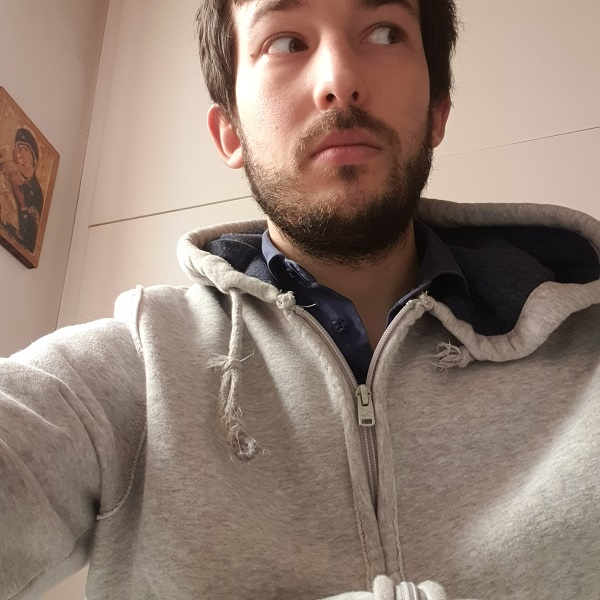
#> input picture iris_position_test_directory/20200429_113638.jpg, 600 x 600 px, given in place of CCTV.mp4, which was not available
$ python mog2.py
#> lines starting #> are read from the running program, lines starting #| are printed output that depends on the picture; pictures that were not available may be replaced by others from this repository, and a replacement may not be noted
import cv2
import numpy as np
from skimage.measure import label, regionprops
import matplotlib.pyplot as plt
from skimage.morphology import skeletonize,remove_small_objects, area_closing

cap = cv2.VideoCapture("CCTV.mp4")

subtractor = cv2.createBackgroundSubtractorMOG2(history=50, varThreshold=10, detectShadows=False)
shadow_number = subtractor.getShadowValue()

while (cap.isOpened()):
    _, frame = cap.read()
#> frame is the input picture: shape (600, 600, 3); mean B, G, R 115.2, 127.1, 146.9

    mask = subtractor.apply(frame)
#> mask: shape (600, 600); every value is 255
    mask = cv2.GaussianBlur(mask, (5, 5), 0)
    mask = np.where(mask == shadow_number, 0, mask)

    clear = remove_small_objects(mask, 256)
    #clear = area_closing(clear, 128)
    clear = np.where(clear , 255, 0)
#> clear: shape (600, 600) int64; every value is 255

    # label image regions
    label_image = label(clear)
#> label_image: shape (600, 600) int64; every value is 1
    for region in regionprops(label_image):
        # take regions with large enough areas
        if region.area >= 100:
            # draw rectangle around segmented coins
            minr, minc, maxr, maxc = region.bbox
            clear[minr, minc:maxc-1] = 127
            clear[minr:maxr-1, minc] = 127
            clear[maxr-1, minc:maxc-1] = 127
            clear[minr:maxr-1, maxc-1] = 127
#> this loop made 1 pass
#> (minr, minc, maxr, maxc) on pass 1: (0, 0, 600, 600)
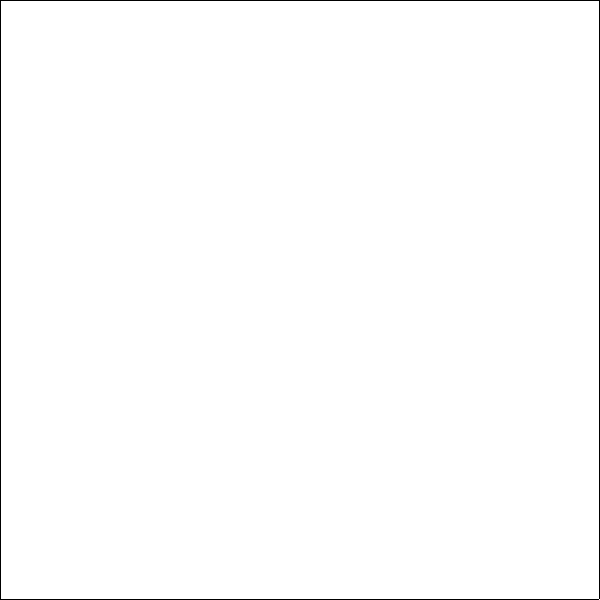
#> clear: shape (600, 600) int64; values 127 (black) and 255 (white), 99.3% white; black in thin lines or dots

    #print(out.shape)
    cv2.imshow("Frame", frame)
    cv2.imshow('segmented',  np.float32(clear))


    key = cv2.waitKey(30)
#> (key Esc is pressed here)
    if key == 27:
        break

cap.release()
cv2.destroyAllWindows()

$ run again, on iris_position_test_directory/h6s8ofvn5l011.jpg
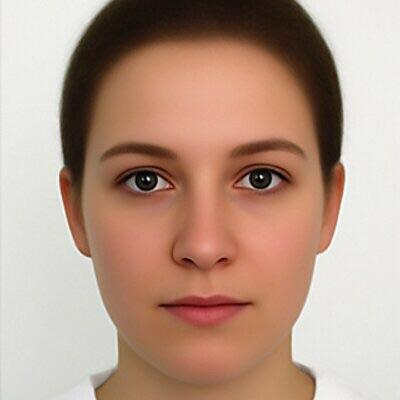
#> input picture iris_position_test_directory/h6s8ofvn5l011.jpg, 400 x 400 px, given in place of CCTV.mp4, which was not available
#> frame is the input picture: shape (400, 400, 3); mean B, G, R 136.9, 153.5, 183.3
#> mask: shape (400, 400); every value is 255
#> label_image: shape (400, 400) int64; every value is 1
#> the loop `for region in regionprops(label_image):` made 1 pass
#> (minr, minc, maxr, maxc) on pass 1: (0, 0, 400, 400)
#> after the loop `for region in regionprops(label_image):`:
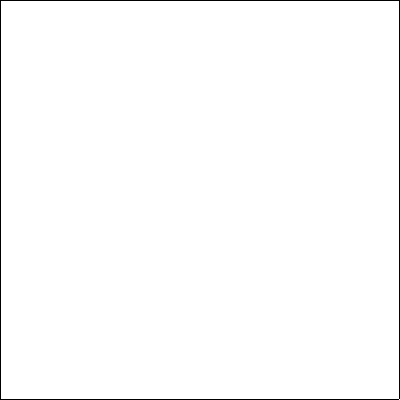
#> clear: shape (400, 400) int64; values 127 (black) and 255 (white), 99% white; black in thin lines or dots

$ run again, on iris_position_test_directory/hqdefault (1).jpg
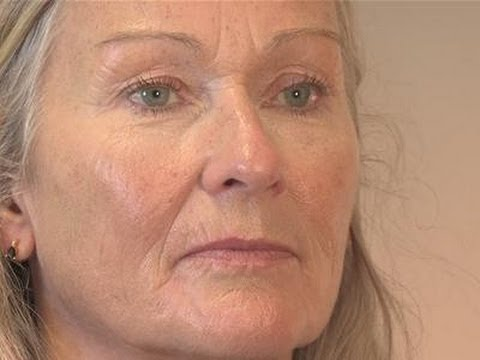
#> input picture iris_position_test_directory/hqdefault (1).jpg, 480 x 360 px, given in place of CCTV.mp4, which was not available
#> frame is the input picture: shape (360, 480, 3); mean B, G, R 113.5, 137.1, 183.7
#> mask: shape (360, 480); every value is 255
#> label_image: shape (360, 480) int64; every value is 1
#> the loop `for region in regionprops(label_image):` made 1 pass
#> (minr, minc, maxr, maxc) on pass 1: (0, 0, 360, 480)
#> after the loop `for region in regionprops(label_image):`:
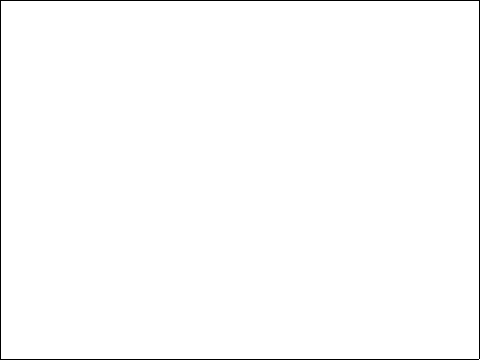
#> clear: shape (360, 480) int64; values 127 (black) and 255 (white), 99% white; black in thin lines or dots
